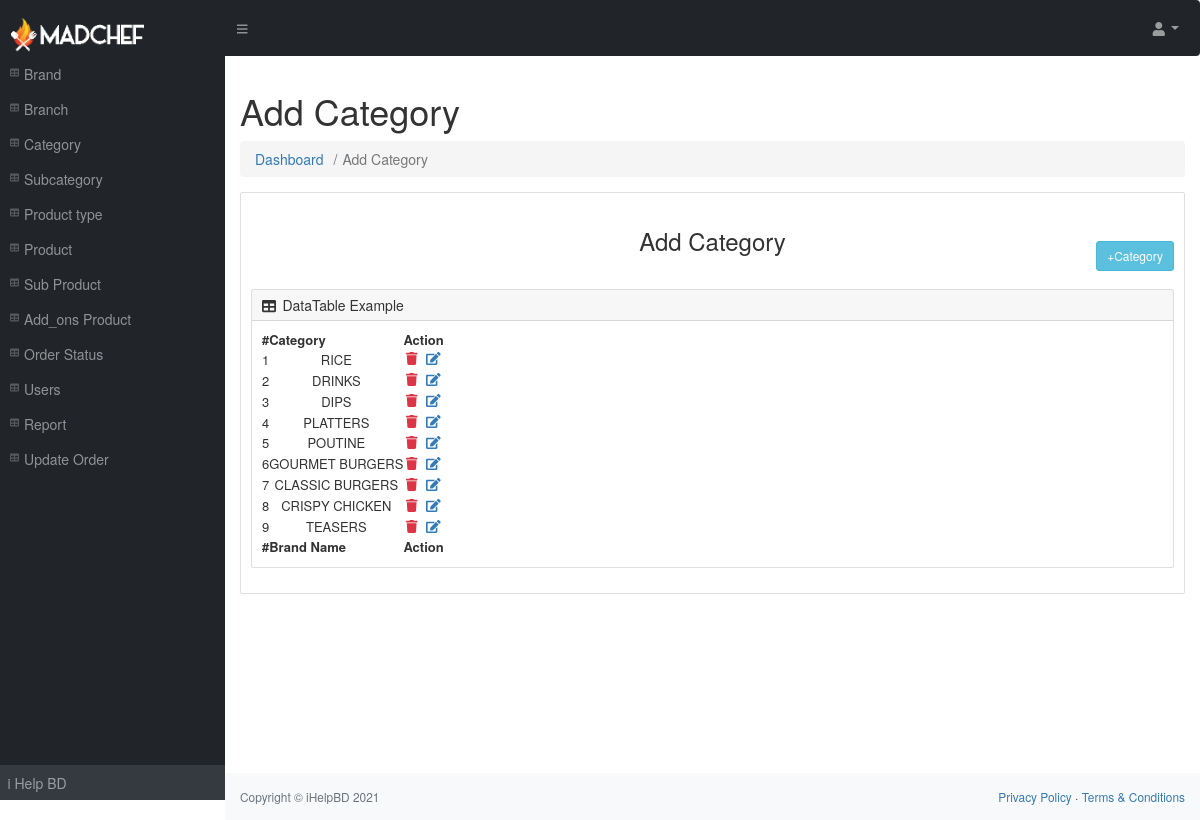
The page /madchef-admin/add_category.php (signed in) on the database its author committed.
### tables this page shows
CREATE TABLE IF NOT EXISTS `category` (
  `id` int(11) NOT NULL,
  `category` varchar(255) NOT NULL,
  `status` varchar(255) DEFAULT '1'
);

### madchef-admin/category_data.php (the view, shortened to what this page needs)
<?php
include_once 'database.php';
include_once 'sidebar.php';
$sql=$con->query("SELECT * FROM `category` ORDER BY `category`.`id` DESC");
$i=1;
?>
<table id="datatablesSimple"  style="font-size: 13px;">
    <thead>
        <tr>
            <th>#</th>
            <th>Category</th>
            <th>Action</th>
        </tr>
    </thead>
    <tfoot>
        <tr>
           <th>#</th>
            <th>Brand Name</th>
            <th>Action</th>
        </tr>
    </tfoot>
    <tbody>
        <?php
        while ($row=mysqli_fetch_assoc($sql))
        {
            ?>
            <tr>
                <td class=" text-center"><?php echo $i;  ?></td>
                <td class=" text-center"><?php echo $row['category']; ?></td>
                <td class=" text-center">
                   <a href="#"><i class="fas fa-trash text-danger m-1 float-left" onclick="del_category(<?php echo $row['id']; ?>)"></i></a>
                 <a href="#"><i class="fa fa-edit m-1 float-left" data-toggle="modal" data-target="#exampleModal" onclick="category_edit(<?php echo $row['id']; ?>)"></i></a>
                </td>
             </tr>
            <?php
            $i++;
        }
        ?>
    </tbody>
</table>
<?php include_once 'sidebar.php'; ?>

### rows shown on the page
category: category "RICE"
category: category "DRINKS"
category: category "DIPS"
category: category "PLATTERS"
category: category "POUTINE"
category: category "GOURMET BURGERS"
category: category "CLASSIC BURGERS"
category: category "CRISPY CHICKEN"
category: category "TEASERS"
